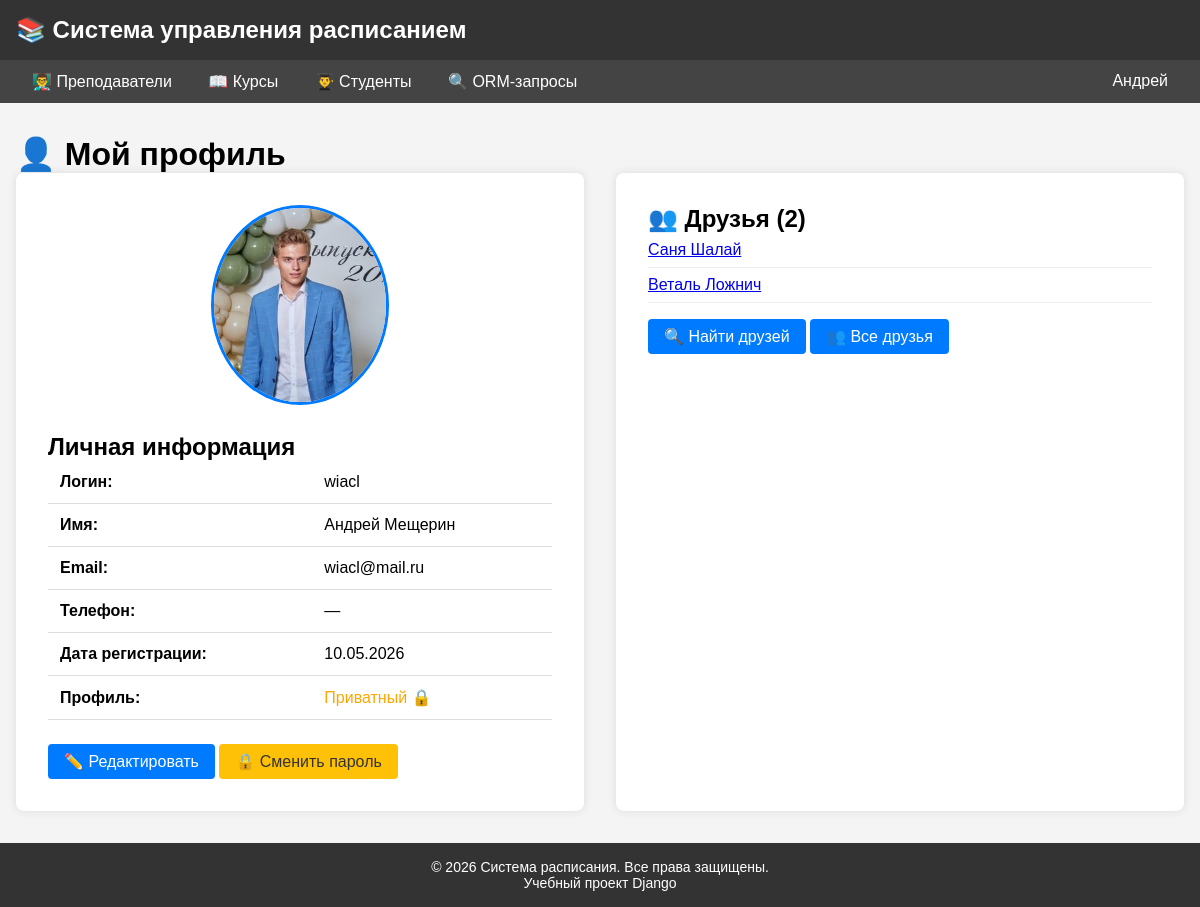
Page /users/profile/ (signed in) on the committed database.
### users/models.py (models this page shows, shortened)
class User(AbstractUser):
    groups = models.ManyToManyField(
        'auth.Group',
        verbose_name='группы',
        blank=True,
        help_text='Группы, к которым принадлежит пользователь.',
        related_name="custom_user_groups",
        related_query_name="custom_user_group",
    )
    user_permissions = models.ManyToManyField(
        'auth.Permission',
        verbose_name='права доступа',
        blank=True,
        help_text='Специальные права для пользователя.',
        related_name="custom_user_permissions",
        related_query_name="custom_user_permission",
    )
    middle_name = models.CharField(max_length=50, blank=True, null=True, verbose_name="Отчество")
    phone = models.CharField(max_length=20, blank=True, null=True, verbose_name="Телефон")
    birth_date = models.DateField(blank=True, null=True, verbose_name="Дата рождения")
    avatar = models.ImageField(
        upload_to='avatars/',
        blank=True,
        null=True,
        verbose_name="Аватар"
    )
    bio = models.TextField(blank=True, null=True, verbose_name="О себе")
    is_teacher = models.BooleanField(default=False, verbose_name="Преподаватель")
    is_student = models.BooleanField(default=False, verbose_name="Студент")
    friends = models.ManyToManyField(
        'self',
        blank=True,
        symmetrical=True,
        verbose_name="Друзья",
    )
    is_public = models.BooleanField(
        default=False,
        verbose_name="Публичный профиль",
        help_text="Если отмечено, профиль виден всем пользователям"
    )
    class Meta:
        verbose_name = "Пользователь"
        verbose_name_plural = "Пользователи"
    def get_friends(self):
        return self.friends.all()

### users/views.py (the view)
# urls.py: path('profile/', views.profile, name='profile'),
@login_required
def profile(request):
    logger.debug(f"User {request.user.username} viewing own profile")
    friends = request.user.get_friends()
    return render(request, 'registration/profile.html', {
        'profile_user': request.user,
        'friends': friends,
        'is_own_profile': True,
    })

### templates/registration/profile.html (shortened to what this page needs)
{% extends 'schedule/base.html' %}
{% block content %}
<h1>👤 Мой профиль</h1>
<div style="display: grid; grid-template-columns: 1fr 1fr; gap: 2rem;">
    <div style="background: white; padding: 2rem; border-radius: 8px; box-shadow: 0 0 10px rgba(0,0,0,0.1);">
        <div style="text-align: center; margin-bottom: 1.5rem;">
            {% if profile_user.avatar %}
                <img src="{{ profile_user.avatar.url }}" alt="Аватар" style="max-width: 200px; max-height: 200px; border-radius: 50%; border: 3px solid #007bff;">
            {% else %}
                <div style="width: 150px; height: 150px; border-radius: 50%; background: #e9ecef; display: inline-flex; align-items: center; justify-content: center; font-size: 3rem; border: 3px solid #ddd;">
                    👤
                </div>
            {% endif %}
        </div>
        <h2>Личная информация</h2>
        <table style="width: 100%; box-shadow: none;">
            <tr><td><strong>Логин:</strong></td><td>{{ profile_user.username }}</td></tr>
            <tr><td><strong>Имя:</strong></td><td>{{ profile_user.get_full_name }}</td></tr>
            <tr><td><strong>Email:</strong></td><td>{{ profile_user.email }}</td></tr>
            <tr><td><strong>Телефон:</strong></td><td>{{ profile_user.phone|default:"—" }}</td></tr>
            <tr><td><strong>Дата регистрации:</strong></td><td>{{ profile_user.date_joined|date:"d.m.Y" }}</td></tr>
            <tr>
                <td><strong>Профиль:</strong></td>
                <td>
                    {% if profile_user.is_public %}
                    <span style="color: green;">Публичный 🌐</span>
                    {% else %}
                    <span style="color: orange;">Приватный 🔒</span>
                    {% endif %}
                </td>
            </tr>
        </table>
        <div style="margin-top: 1.5rem;">
            <a href="{% url 'users:profile_edit' %}" class="btn">✏️ Редактировать</a>
            <a href="{% url 'password_change' %}" class="btn btn-warning">🔒 Сменить пароль</a>
        </div>
    </div>
    <div style="background: white; padding: 2rem; border-radius: 8px; box-shadow: 0 0 10px rgba(0,0,0,0.1);">
        <h2>👥 Друзья ({{ friends.count }})</h2>
        {% if friends %}
        <ul style="list-style: none; padding: 0;">
            {% for friend in friends %}
            <li style="padding: 0.5rem 0; border-bottom: 1px solid #eee;">
                <a href="{% url 'users:user_detail' friend.id %}">{{ friend.get_full_name|default:friend.username }}</a>
            </li>
            {% endfor %}
        </ul>
        {% else %}
        <p>У вас пока нет друзей.</p>
        {% endif %}
        <div style="margin-top: 1rem;">
            <a href="{% url 'users:user_list' %}" class="btn">🔍 Найти друзей</a>
            <a href="{% url 'users:friends_list' %}" class="btn">👥 Все друзья</a>
        </div>
    </div>
</div>
{% endblock %}

### schedule/templates/schedule/base.html (shortened to what this page needs)
<!DOCTYPE html>
<html lang="ru">
<head>
</head>
<body>
<header>
    <h1>📚 Система управления расписанием</h1>
</header>
<nav>
    <a href="{% url 'schedule:teacher_index' %}">👨‍🏫 Преподаватели</a>
    <a href="{% url 'schedule:course_index' %}">📖 Курсы</a>
    <a href="{% url 'schedule:student_index' %}">👨‍🎓 Студенты</a>
    <a href="{% url 'schedule:orm_queries' %}">🔍 ORM-запросы</a>
    {% if user.is_authenticated %}
        <div class="nav-dropdown" style="float: right;">
            <a href="#">{{ user.first_name|default:user.username }}</a>
        </div>
    {% else %}
        <div style="float: right;">
            <a href="{% url 'login' %}">🔐 Войти</a>
            <a href="{% url 'users:register' %}">📝 Регистрация</a>
        </div>
    {% endif %}
</nav>
<main>
    {% block content %}{% endblock %}
</main>
<footer>
    <p>© {% now "Y" %} Система расписания. Все права защищены.</p>
    <p>Учебный проект Django</p>
</footer>
</body>
</html>

### schedule/templates/schedule/base.html (style rules this page uses)
* { margin: 0; padding: 0; box-sizing: border-box; }
body { font-family: Arial, sans-serif; background: #f4f4f4; min-height: 100vh; display: flex; flex-direction: column; }
header { background: #333; color: white; padding: 1rem; }
header h1 { margin: 0; font-size: 1.5rem; }
nav { background: #444; padding: 0.75rem 1rem; }
nav a { color: white; text-decoration: none; margin: 0 1rem; }
main { flex: 1; max-width: 1200px; margin: 2rem auto; padding: 0 1rem; width: 100%; }
footer { background: #333; color: white; text-align: center; padding: 1rem; margin-top: auto; font-size: 0.875rem; }
table { width: 100%; border-collapse: collapse; background: white; }
th, td { padding: 0.75rem; text-align: left; border-bottom: 1px solid #ddd; }
.btn { display: inline-block; padding: 0.5rem 1rem; background: #007bff; color: white; text-decoration: none; border-radius: 4px; border: none; cursor: pointer; }
.btn-warning { background: #ffc107; color: #333; }
.nav-dropdown { position: relative; display: inline-block; }

### rows in the picture
User: first_name "Андрей", avatar (picture), username "wiacl", get_full_name "Андрей Мещерин", email "wiacl@mail.ru", phone "—", date_joined "10.05.2026"
User: get_full_name "Саня Шалай"
User: get_full_name "Веталь Ложнич"

### other values in the picture
{{ friends.count }} "2"
